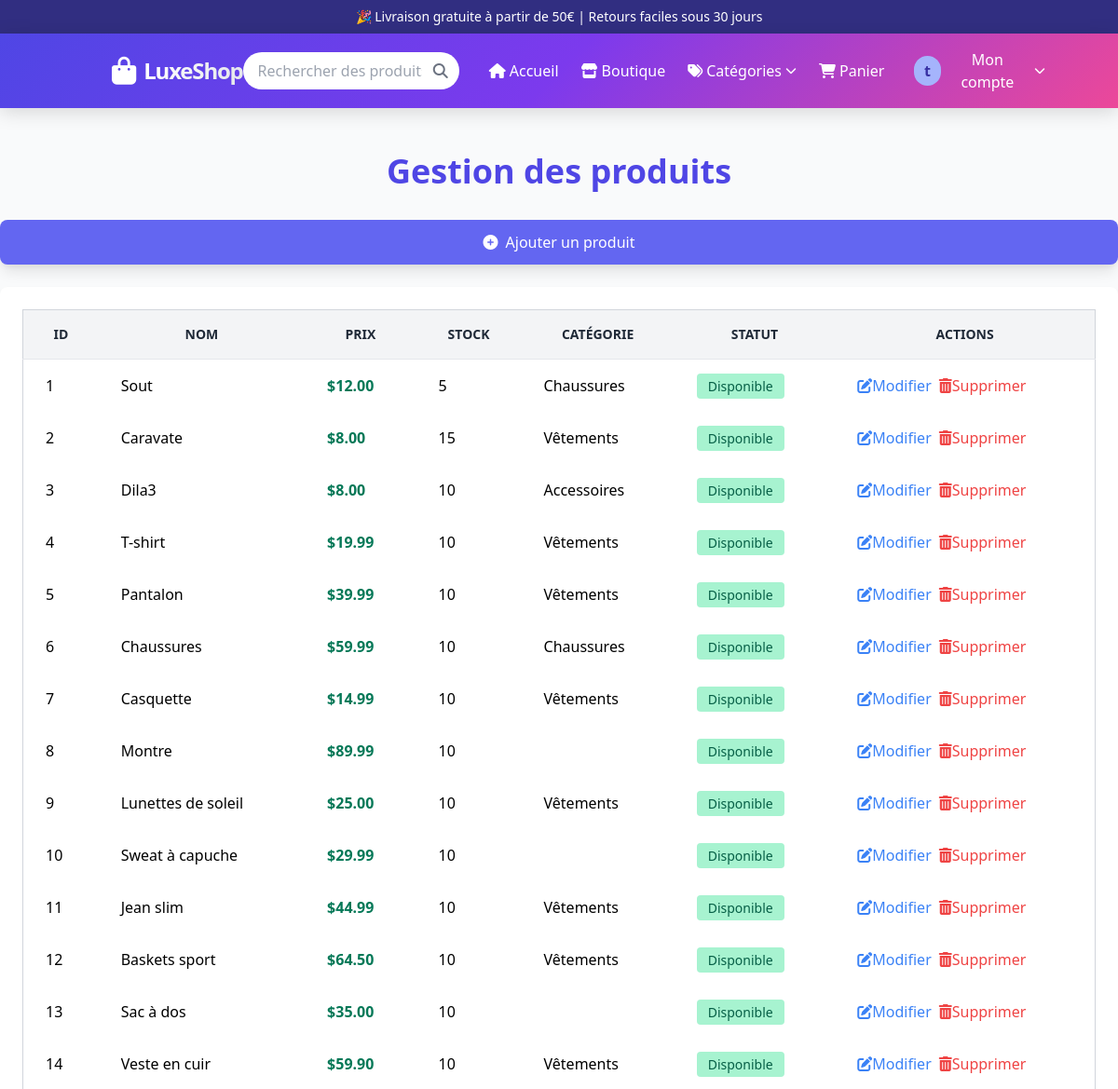
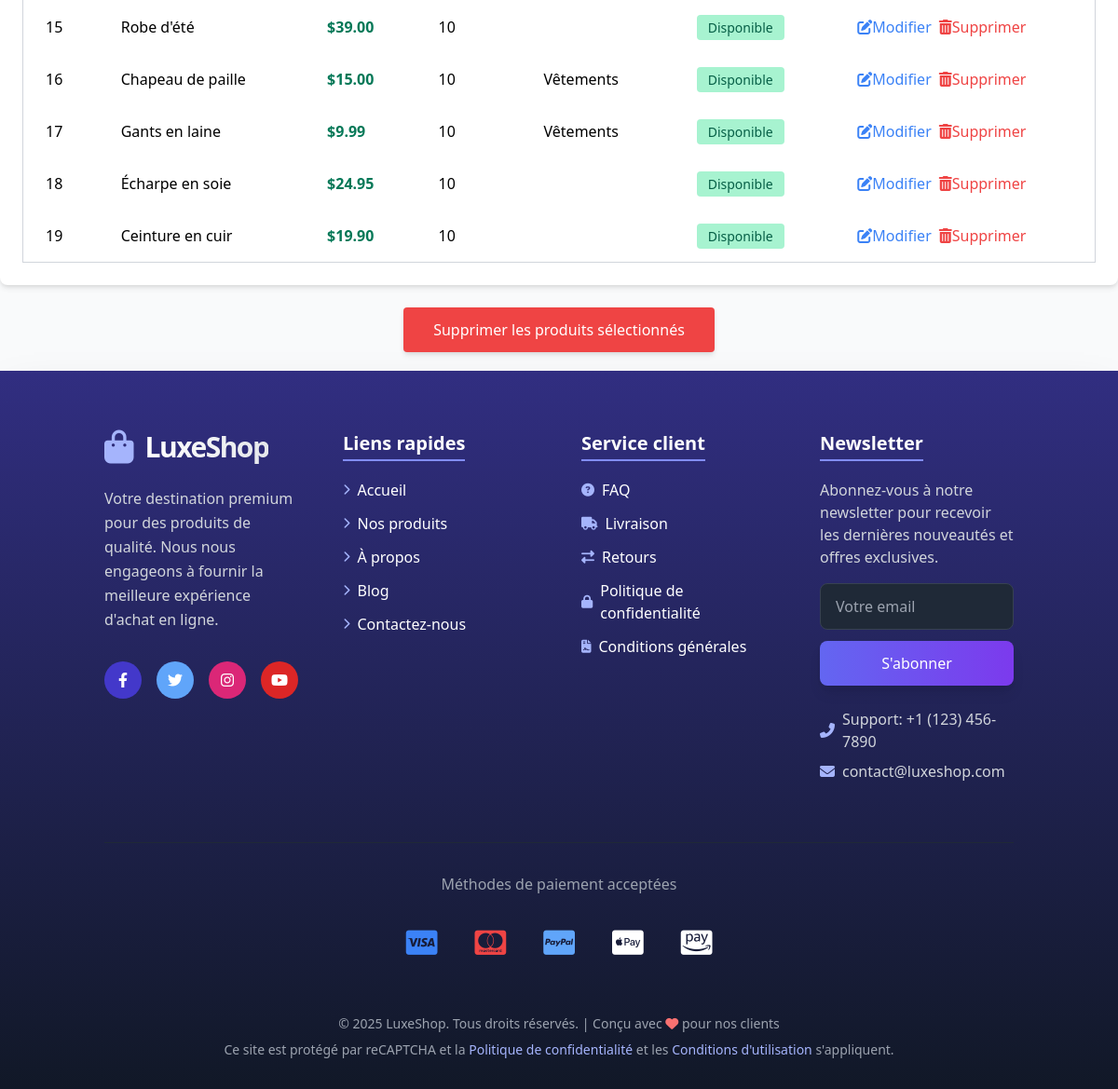
/admin/products (signed in), run on the app's committed database (2 pictures, top to bottom).
### tables this page shows
CREATE TABLE `products` (
  `id` bigint unsigned NOT NULL AUTO_INCREMENT,
  `category_id` int NOT NULL,
  `name` varchar(255) NOT NULL,
  `price` decimal(8,2) NOT NULL,
  `created_at` timestamp NULL DEFAULT NULL,
  `updated_at` timestamp NULL DEFAULT NULL,
  `stock` int DEFAULT '0',
  `description` text,
  `image` varchar(255) DEFAULT 'default.jpg',
  PRIMARY KEY (`id`)
);

CREATE TABLE `categories` (
  `id` int NOT NULL AUTO_INCREMENT,
  `name` varchar(100) NOT NULL,
  `created_at` timestamp NULL DEFAULT CURRENT_TIMESTAMP,
  PRIMARY KEY (`id`),
  UNIQUE KEY `name` (`name`)
);

### controllers/AdminController.php (called while the page is built, shortened)
<?php
require_once 'models/Product.php';
class AdminController {
    public function products() {
        $productModel = new Product();
        $products = $productModel->getAll();
        require_once 'views/admin/products.php';
    }
}
?>

### index.php (called while the page is built, shortened)
<?php
$router = new Router();
$router->route();
?>

### models/Product.php (called while the page is built, shortened)
<?php
require_once 'config/database.php';
class Product {
    private $conn;
    public function __construct() {
        $database = new Database();
        $this->conn = $database->getConnection();
    }
    public function getAll() {
        $stmt = $this->conn->prepare("
            SELECT p.*, c.name AS category_name
            FROM products p
            LEFT JOIN categories c ON p.category_id = c.id
        ");
        $stmt->execute();
        return $stmt->fetchAll(PDO::FETCH_ASSOC);
    }
}
?>

### config/database.php (called while the page is built, shortened)
<?php
class Database {
    private $host = "localhost";
    private $db_name = "ecommerce";
    private $username = "root";
    private $password = "saif";
    public function getConnection() {
        $this->conn = null;
        try {
            $this->conn = new PDO("mysql:host=" . $this->host . ";dbname=" . $this->db_name, $this->username, $this->password);
            $this->conn->setAttribute(PDO::ATTR_ERRMODE, PDO::ERRMODE_EXCEPTION);
        } catch(PDOException $e) {
            echo "Connection error: " . $e->getMessage();
        }
        return $this->conn;
    }
}
?>

### views/admin/products.php (the view, shortened to what this page needs)
<?php require_once 'views/templates/header.php'; ?>
<h1 class="text-4xl font-extrabold text-center text-indigo-600 mb-8 animate__fadeIn">Gestion des produits</h1>
<a href="/admin/product/add" class="flex items-center justify-center bg-indigo-500 text-white px-6 py-3 rounded-lg shadow-lg hover:bg-indigo-600 transform hover:scale-110 transition-all">
    <i class="fas fa-plus-circle mr-2"></i> Ajouter un produit
</a>
<div class="mt-6 bg-white p-6 rounded-lg shadow-md animate__fadeIn">
    <table class="min-w-full table-auto border border-gray-300">
        <thead class="bg-gray-100 text-gray-800 text-sm uppercase">
            <tr>
                <th class="px-6 py-4 border-b">ID</th>
                <th class="px-6 py-4 border-b">Nom</th>
                <th class="px-6 py-4 border-b">Prix</th>
                <th class="px-6 py-4 border-b">Stock</th>
                <th class="px-6 py-4 border-b">Catégorie</th>
                <th class="px-6 py-4 border-b">Statut</th>
                <th class="px-6 py-4 border-b">Actions</th>
            </tr>
        </thead>
        <tbody>
            <?php foreach ($products as $product): ?>
                <tr class="hover:bg-gray-50 transition">
                    <td class="px-6 py-4"><?php echo htmlspecialchars($product['id']); ?></td>
                    <td class="px-6 py-4"><?php echo htmlspecialchars($product['name']); ?></td>
                    <td class="px-6 py-4 text-green-700 font-bold"><?php echo '$' . number_format($product['price'], 2); ?></td>
                    <td class="px-6 py-4"><?php echo htmlspecialchars($product['stock']); ?></td>
                    <td class="px-6 py-4"><?php echo htmlspecialchars($product['category_name']); ?></td>
                    <td class="px-6 py-4">
                        <span class="px-3 py-1 text-sm rounded
                            <?php echo $product['stock'] > 0 ? 'bg-green-200 text-green-800' : 'bg-red-200 text-red-800'; ?>">
                            <?php echo $product['stock'] > 0 ? 'Disponible' : 'En rupture'; ?>
                        </span>
                    </td>
                    <td class="px-6 py-4 flex space-x-2">
                        <a href="/admin/product/edit?id=<?php echo $product['id']; ?>" class="text-blue-500 hover:text-blue-600 transition transform hover:scale-110 flex items-center">
                            <i class="fas fa-edit"></i> Modifier
                        </a>
                        <a href="/admin/product/delete?id=<?php echo $product['id']; ?>" class="text-red-500 hover:text-red-600 transition transform hover:scale-110 flex items-center" onclick="return confirm('Êtes-vous sûr de vouloir supprimer ce produit ?');">
                            <i class="fas fa-trash-alt"></i> Supprimer
                        </a>
                    </td>
                </tr>
            <?php endforeach; ?>
        </tbody>
    </table>
</div>
<div class="flex justify-center mt-6">
    <button class="bg-red-500 text-white px-8 py-3 rounded shadow-md hover:bg-red-600 transition transform hover:scale-110">
        Supprimer les produits sélectionnés
    </button>
</div>
<?php require_once 'views/templates/footer.php'; ?>

### views/templates/header.php (style rules this page uses)
:root { --primary: #4f46e5; --primary-hover: #4338ca; --secondary: #7c3aed; --accent: #ec4899; --text-light: #f8fafc; --text-dark: #1e293b; --bg-dark: #0f172a; }

### data on the page
products: id "1", name "Sout", price "12.00", stock "5", category.name "Chaussures", shows "Disponible"
products: id "2", name "Caravate", price "8.00", stock "15", category.name "Vêtements", shows "Disponible"
products: id "3", name "Dila3", price "8.00", stock "10", category.name "Accessoires", shows "Disponible"
products: id "4", name "T-shirt", price "19.99", stock "10", category.name "Vêtements", shows "Disponible"
products: id "5", name "Pantalon", price "39.99", stock "10", category.name "Vêtements", shows "Disponible"
products: id "6", name "Chaussures", price "59.99", stock "10", category.name "Chaussures", shows "Disponible"
products: id "7", name "Casquette", price "14.99", stock "10", category.name "Vêtements", shows "Disponible"
products: id "8", name "Montre", price "89.99", stock "10", shows "Disponible"
products: id "9", name "Lunettes de soleil", price "25.00", stock "10", category.name "Vêtements", shows "Disponible"
products: id "10", name "Sweat à capuche", price "29.99", stock "10", shows "Disponible"
products: id "11", name "Jean slim", price "44.99", stock "10", category.name "Vêtements", shows "Disponible"
products: id "12", name "Baskets sport", price "64.50", stock "10", category.name "Vêtements", shows "Disponible"
products: id "13", name "Sac à dos", price "35.00", stock "10", shows "Disponible"
products: id "14", name "Veste en cuir", price "59.90", stock "10", category.name "Vêtements", shows "Disponible"
products: id "15", name "Robe d'été", price "39.00", stock "10", shows "Disponible"
products: id "16", name "Chapeau de paille", price "15.00", stock "10", category.name "Vêtements", shows "Disponible"
products: id "17", name "Gants en laine", price "9.99", stock "10", category.name "Vêtements", shows "Disponible"
products: id "18", name "Écharpe en soie", price "24.95", stock "10", shows "Disponible"
products: id "19", name "Ceinture en cuir", price "19.90", stock "10", shows "Disponible"

### other printed values
substr($_SESSION['username'], 0, 1) "t"
